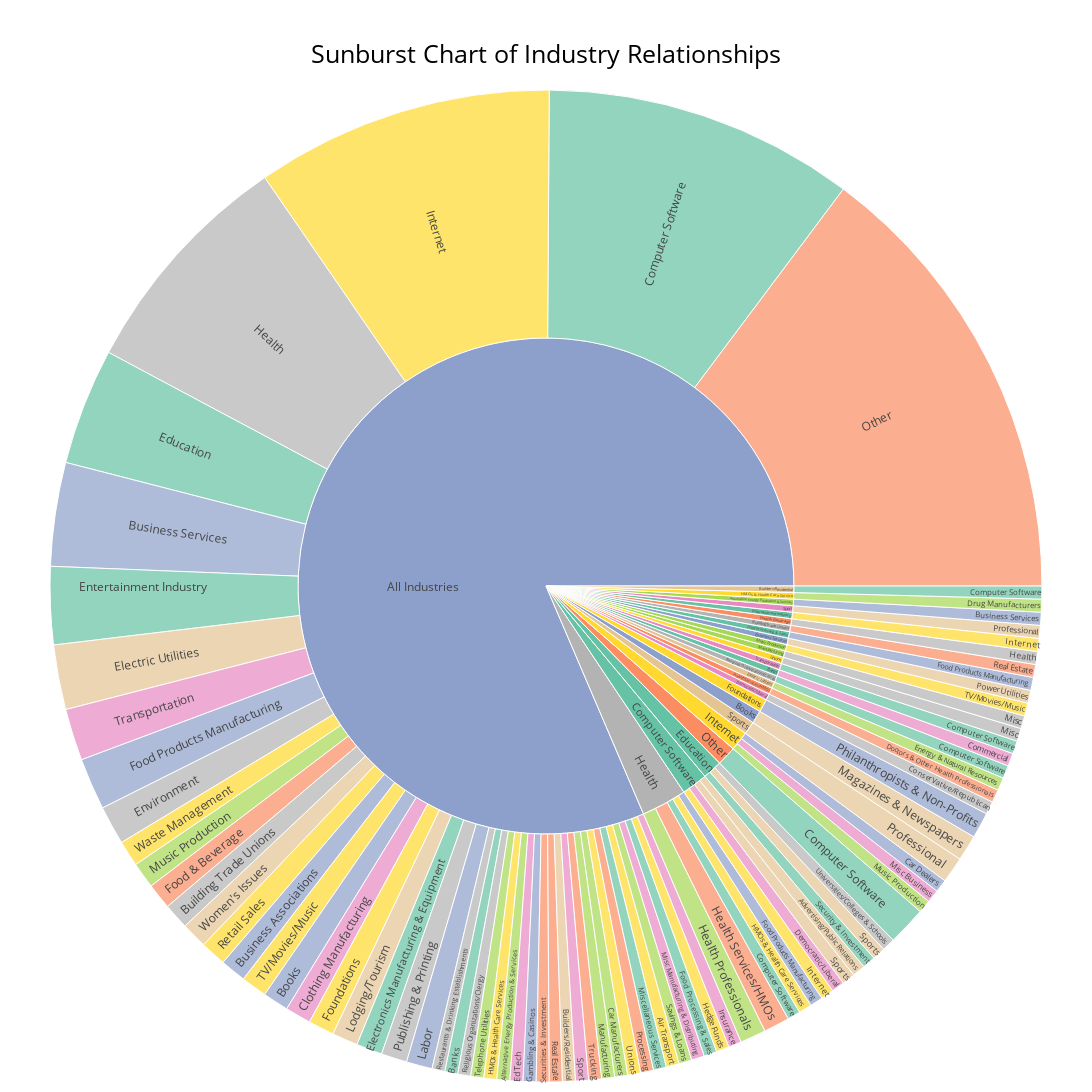

This figure's notebook cell:
### Code cell
fig = px.sunburst(
    sunburst_df,
    path=['parents', 'labels'],
    values='values',
    color='labels',
    color_discrete_sequence=px.colors.qualitative.Set2_r,  # Better for categorical data
)

fig.update_traces(insidetextorientation='radial',
                  textinfo='label')

fig.update_layout(
    title={
        'text': 'Sunburst Chart of Industry Relationships',
        'x': 0.5,
        'xanchor': 'center',
        'yanchor': 'top',
        'font': {'size': 25, 'color': 'black'}
    },
    margin=dict(t=90, l=10, r=10, b=10),
    width=1500,
    height=1300
)

fig.show()

### Figure 1 — Plotly figure (JSON) as saved in the notebook; plotly's stock layout.template omitted (floating-point values rounded to 4 significant figures)
{"data": [{"branchvalues": "total", "customdata": [["Restaurants & Drinking Establishments"], ["Magazines & Newspapers"], ["Waste Management"], ["Music Production"], ["Commercial"], ["Business Services"], ["Food & Beverage"], ["Computer Software"], ["Building Trade Unions"], ["Women's Issues"], ["Internet"], ["Drug Manufacturers"], ["Music Production"], ["Democratic/Liberal"], ["Philanthropists & Non-Profits"], ["Health Services/HMOs"], ["Computer Software"], ["Banks"], ["Religious Organizations/Clergy"], ["Electric Utilities"], ["Retail Sales"], ["Telephone Utilities"], ["Transportation"], ["Business Services"], ["Business Associations"], ["Real Estate"], ["Computer Software"], ["Electric Utilities"], ["Education"], ["Health"], ["Religious Organizations/Clergy"], ["Professional"], ["Professional"], ["HMOs & Health Care Services"], ["Internet"], ["Alternative Energy Production & Services"], ["EdTech"], ["Gambling & Casinos"], ["Securities & Investment"], ["Democratic/Liberal"], ["Security & Investment"], ["Real Estate"], ["Misc"], ["Sports"], ["Banks"], ["Transportation"], ["Unions"], ["Manufacturing"], ["Misc Business"], ["Books"], ["Other"], ["Internet"], ["Music Production"], ["Business Services"], ["Sports"], ["Food Processing & Sales"], ["Misc"], ["ConserVative/Republican"], ["Builders/Residential"], ["TV/Movies/Music"], ["HMOs & Health Care Services"], ["Health Professionals"], ["Health Services/HMOs"], ["TV/Movies/Music"], ["Health"], ["Building Trade Unions"], ["Food & Beverage"], ["Sport"], ["Car Dealers"], ["Trucking"], ["Entertainment Industry"], ["Universities/Colleges & Schools"], ["Books"], ["Power Utilities"], ["Other"], ["Sport"], ["Alternative Energy Production & Services"], ["Manufacturing"], ["Foundations"], ["Computer Software"], ["Car Manufacturers"], ["Clothing Manufacturing"], ["Internet"], ["Computer Software"], ["Unions"], ["Computer Software"], ["Food Products Manufacturing"], ["Processing"], ["Miscellaneous Services"], ["Food Products Manufacturing"], ["Environment"], ["Foundations"], ["HMOs & Health Care Services"], ["Lodging/Tourism"], ["Air Transport"], ["Savings & Loans"], ["Entertainment Industry"], ["Misc Manufacturing & Distributing"], ["Builders/Residential"], ["All Industries"], ["Food Processing & Sales"], ["Education"], ["Sports"], ["Doctors & Other Health Professionals"], ["Electronics Manufacturing & Equipment"], ["Publishing & Printing"], ["Advertising/Public Relations"], ["Hedge Funds"], ["Food Products Manufacturing"], ["Energy & Natural Resources"], ["Insurance"], ["Labor"], ["Health"], ["Computer Software"]], "domain": {"x": [0, 1], "y": [0, 1]}, "hovertemplate": "labels=%{customdata[0]}<br>value=%{value}<br>parent=%{parent}<br>id=%{id}<extra></extra>", "ids": ["All Industries/Restaurants & Drinking Establishments", "Books/Magazines & Newspapers", "All Industries/Waste Management", "All Industries/Music Production", "Banks/Commercial", "All Industries/Business Services", "All Industries/Food & Beverage", "Computer Software", "All Industries/Building Trade Unions", "All Industries/Women's Issues", "Computer Software/Internet", "HMOs & Health Care Services/Drug Manufacturers", "Internet/Music Production", "Democratic/Liberal", "Foundations/Philanthropists & Non-Profits", "Health Services/HMOs", "Religious Organizations/Clergy/Computer Software", "All Industries/Banks", "All Industries/Religious Organizations/Clergy", "All Industries/Electric Utilities", "All Industries/Retail Sales", "All Industries/Telephone Utilities", "All Industries/Transportation", "Alternative Energy Production & Services/Business Services", "All Industries/Business Associations", "Building Trade Unions/Real Estate", "Health/Computer Software", "Electric Utilities", "Education", "Food & Beverage/Health", "Religious Organizations/Clergy", "Sport/Professional", "Sports/Professional", "All Industries/HMOs & Health Care Services", "Entertainment Industry/Internet", "All Industries/Alternative Energy Production & Services", "All Industries/EdTech", "All Industries/Gambling & Casinos", "All Industries/Securities & Investment", "Computer Software/Democratic/Liberal", "Education/Security & Investment", "All Industries/Real Estate", "Manufacturing/Misc", "Sports", "Banks", "Transportation", "Unions", "Manufacturing", "Internet/Misc Business", "Books", "Other", "Internet", "Music Production", "Business Services", "Education/Sports", "Food Processing & Sales", "Unions/Misc", "Democratic/Liberal/ConserVative/Republican", "All Industries/Builders/Residential", "Music Production/TV/Movies/Music", "Health/HMOs & Health Care Services", "Health/Health Professionals", "Health/Health Services/HMOs", "All Industries/TV/Movies/Music", "All Industries/Health", "Building Trade Unions", "Food & Beverage", "All Industries/Sport", "Internet/Car Dealers", "All Industries/Trucking", "Entertainment Industry", "Education/Universities/Colleges & Schools", "All Industries/Books", "Business Services/Power Utilities", "All Industries/Other", "Sport", "Alternative Energy Production & Services", "All Industries/Manufacturing", "Foundations", "All Industries/Computer Software", "All Industries/Car Manufacturers", "All Industries/Clothing Manufacturing", "All Industries/Internet", "Builders/Residential/Computer Software", "All Industries/Unions", "Other/Computer Software", "Food Processing & Sales/Food Products Manufacturing", "All Industries/Processing", "All Industries/Miscellaneous Services", "All Industries/Food Products Manufacturing", "All Industries/Environment", "All Industries/Foundations", "HMOs & Health Care Services", "All Industries/Lodging/Tourism", "All Industries/Air Transport", "All Industries/Savings & Loans", "All Industries/Entertainment Industry", "All Industries/Misc Manufacturing & Distributing", "Builders/Residential", "All Industries", "All Industries/Food Processing & Sales", "All Industries/Education", "Computer Software/Sports", "Health Services/HMOs/Doctors & Other Health Professionals", "All Industries/Electronics Manufacturing & Equipment", "All Industries/Publishing & Printing", "Computer Software/Advertising/Public Relations", "All Industries/Hedge Funds", "Health/Food Products Manufacturing", "Electric Utilities/Energy & Natural Resources", "All Industries/Insurance", "All Industries/Labor", "Health", "Transportation/Computer Software"], "insidetextorientation": "radial", "labels": ["Restaurants & Drinking Establishments", "Magazines & Newspapers", "Waste Management", "Music Production", "Commercial", "Business Services", "Food & Beverage", "Computer Software", "Building Trade Unions", "Women's Issues", "Internet", "Drug Manufacturers", "Music Production", "Democratic/Liberal", "Philanthropists & Non-Profits", "Health Services/HMOs", "Computer Software", "Banks", "Religious Organizations/Clergy", "Electric Utilities", "Retail Sales", "Telephone Utilities", "Transportation", "Business Services", "Business Associations", "Real Estate", "Computer Software", "Electric Utilities", "Education", "Health", "Religious Organizations/Clergy", "Professional", "Professional", "HMOs & Health Care Services", "Internet", "Alternative Energy Production & Services", "EdTech", "Gambling & Casinos", "Securities & Investment", "Democratic/Liberal", "Security & Investment", "Real Estate", "Misc", "Sports", "Banks", "Transportation", "Unions", "Manufacturing", "Misc Business", "Books", "Other", "Internet", "Music Production", "Business Services", "Sports", "Food Processing & Sales", "Misc", "ConserVative/Republican", "Builders/Residential", "TV/Movies/Music", "HMOs & Health Care Services", "Health Professionals", "Health Services/HMOs", "TV/Movies/Music", "Health", "Building Trade Unions", "Food & Beverage", "Sport", "Car Dealers", "Trucking", "Entertainment Industry", "Universities/Colleges & Schools", "Books", "Power Utilities", "Other", "Sport", "Alternative Energy Production & Services", "Manufacturing", "Foundations", "Computer Software", "Car Manufacturers", "Clothing Manufacturing", "Internet", "Computer Software", "Unions", "Computer Software", "Food Products Manufacturing", "Processing", "Miscellaneous Services", "Food Products Manufacturing", "Environment", "Foundations", "HMOs & Health Care Services", "Lodging/Tourism", "Air Transport", "Savings & Loans", "Entertainment Industry", "Misc Manufacturing & Distributing", "Builders/Residential", "All Industries", "Food Processing & Sales", "Education", "Sports", "Doctors & Other Health Professionals", "Electronics Manufacturing & Equipment", "Publishing & Printing", "Advertising/Public Relations", "Hedge Funds", "Food Products Manufacturing", "Energy & Natural Resources", "Insurance", "Labor", "Health", "Computer Software"], "marker": {"colors": ["rgb(179,179,179)", "rgb(229,196,148)", "rgb(255,217,47)", "rgb(166,216,84)", "rgb(231,138,195)", "rgb(141,160,203)", "rgb(252,141,98)", "rgb(102,194,165)", "rgb(179,179,179)", "rgb(229,196,148)", "rgb(255,217,47)", "rgb(166,216,84)", "rgb(166,216,84)", "rgb(231,138,195)", "rgb(141,160,203)", "rgb(252,141,98)", "rgb(102,194,165)", "rgb(102,194,165)", "rgb(179,179,179)", "rgb(229,196,148)", "rgb(255,217,47)", "rgb(166,216,84)", "rgb(231,138,195)", "rgb(141,160,203)", "rgb(141,160,203)", "rgb(252,141,98)", "rgb(102,194,165)", "rgb(229,196,148)", "rgb(102,194,165)", "rgb(179,179,179)", "rgb(179,179,179)", "rgb(229,196,148)", "rgb(229,196,148)", "rgb(255,217,47)", "rgb(255,217,47)", "rgb(166,216,84)", "rgb(231,138,195)", "rgb(141,160,203)", "rgb(252,141,98)", "rgb(231,138,195)", "rgb(102,194,165)", "rgb(252,141,98)", "rgb(179,179,179)", "rgb(229,196,148)", "rgb(102,194,165)", "rgb(231,138,195)", "rgb(255,217,47)", "rgb(166,216,84)", "rgb(231,138,195)", "rgb(141,160,203)", "rgb(252,141,98)", "rgb(255,217,47)", "rgb(166,216,84)", "rgb(141,160,203)", "rgb(229,196,148)", "rgb(102,194,165)", "rgb(179,179,179)", "rgb(179,179,179)", "rgb(229,196,148)", "rgb(255,217,47)", "rgb(255,217,47)", "rgb(166,216,84)", "rgb(252,141,98)", "rgb(255,217,47)", "rgb(179,179,179)", "rgb(179,179,179)", "rgb(252,141,98)", "rgb(231,138,195)", "rgb(141,160,203)", "rgb(252,141,98)", "rgb(102,194,165)", "rgb(179,179,179)", "rgb(141,160,203)", "rgb(229,196,148)", "rgb(252,141,98)", "rgb(231,138,195)", "rgb(166,216,84)", "rgb(166,216,84)", "rgb(255,217,47)", "rgb(102,194,165)", "rgb(166,216,84)", "rgb(231,138,195)", "rgb(255,217,47)", "rgb(102,194,165)", "rgb(255,217,47)", "rgb(102,194,165)", "rgb(141,160,203)", "rgb(252,141,98)", "rgb(102,194,165)", "rgb(141,160,203)", "rgb(179,179,179)", "rgb(255,217,47)", "rgb(255,217,47)", "rgb(229,196,148)", "rgb(255,217,47)", "rgb(166,216,84)", "rgb(102,194,165)", "rgb(231,138,195)", "rgb(229,196,148)", "rgb(141,160,203)", "rgb(102,194,165)", "rgb(102,194,165)", "rgb(229,196,148)", "rgb(252,141,98)", "rgb(102,194,165)", "rgb(179,179,179)", "rgb(229,196,148)", "rgb(255,217,47)", "rgb(141,160,203)", "rgb(166,216,84)", "rgb(231,138,195)", "rgb(141,160,203)", "rgb(179,179,179)", "rgb(102,194,165)"]}, "name": "", "parents": ["All Industries", "Books", "All Industries", "All Industries", "Banks", "All Industries", "All Industries", "", "All Industries", "All Industries", "Computer Software", "HMOs & Health Care Services", "Internet", "", "Foundations", "", "Religious Organizations/Clergy", "All Industries", "All Industries", "All Industries", "All Industries", "All Industries", "All Industries", "Alternative Energy Production & Services", "All Industries", "Building Trade Unions", "Health", "", "", "Food & Beverage", "", "Sport", "Sports", "All Industries", "Entertainment Industry", "All Industries", "All Industries", "All Industries", "All Industries", "Computer Software", "Education", "All Industries", "Manufacturing", "", "", "", "", "", "Internet", "", "", "", "", "", "Education", "", "Unions", "Democratic/Liberal", "All Industries", "Music Production", "Health", "Health", "Health", "All Industries", "All Industries", "", "", "All Industries", "Internet", "All Industries", "", "Education", "All Industries", "Business Services", "All Industries", "", "", "All Industries", "", "All Industries", "All Industries", "All Industries", "All Industries", "Builders/Residential", "All Industries", "Other", "Food Processing & Sales", "All Industries", "All Industries", "All Industries", "All Industries", "All Industries", "", "All Industries", "All Industries", "All Industries", "All Industries", "All Industries", "", "", "All Industries", "All Industries", "Computer Software", "Health Services/HMOs", "All Industries", "All Industries", "Computer Software", "All Industries", "Health", "Electric Utilities", "All Industries", "All Industries", "", "Transportation"], "textinfo": "label", "type": "sunburst", "values": [1, 2, 2, 2, 1, 8, 2, 4, 2, 2, 1, 1, 1, 1, 2, 1, 1, 1, 1, 5, 2, 1, 4, 1, 2, 1, 1, 1, 3, 1, 1, 1, 2, 1, 1, 1, 1, 1, 1, 1, 1, 1, 1, 2, 1, 1, 1, 1, 1, 2, 3, 3, 1, 1, 1, 1, 1, 1, 1, 1, 1, 2, 2, 2, 18, 1, 1, 1, 1, 1, 1, 1, 2, 1, 35, 1, 1, 1, 2, 24, 1, 2, 23, 1, 1, 3, 1, 1, 1, 4, 3, 2, 1, 2, 1, 1, 6, 1, 1, 193, 1, 9, 1, 1, 2, 2, 1, 1, 1, 1, 1, 2, 7, 1]}], "layout": {"height": 1300, "legend": {"tracegroupgap": 0}, "margin": {"b": 10, "l": 10, "r": 10, "t": 90}, "sunburstcolorway": ["rgb(179,179,179)", "rgb(229,196,148)", "rgb(255,217,47)", "rgb(166,216,84)", "rgb(231,138,195)", "rgb(141,160,203)", "rgb(252,141,98)", "rgb(102,194,165)"], "title": {"font": {"color": "black", "size": 25}, "text": "Sunburst Chart of Industry Relationships", "x": 0.5, "xanchor": "center", "yanchor": "top"}, "width": 1500}}
